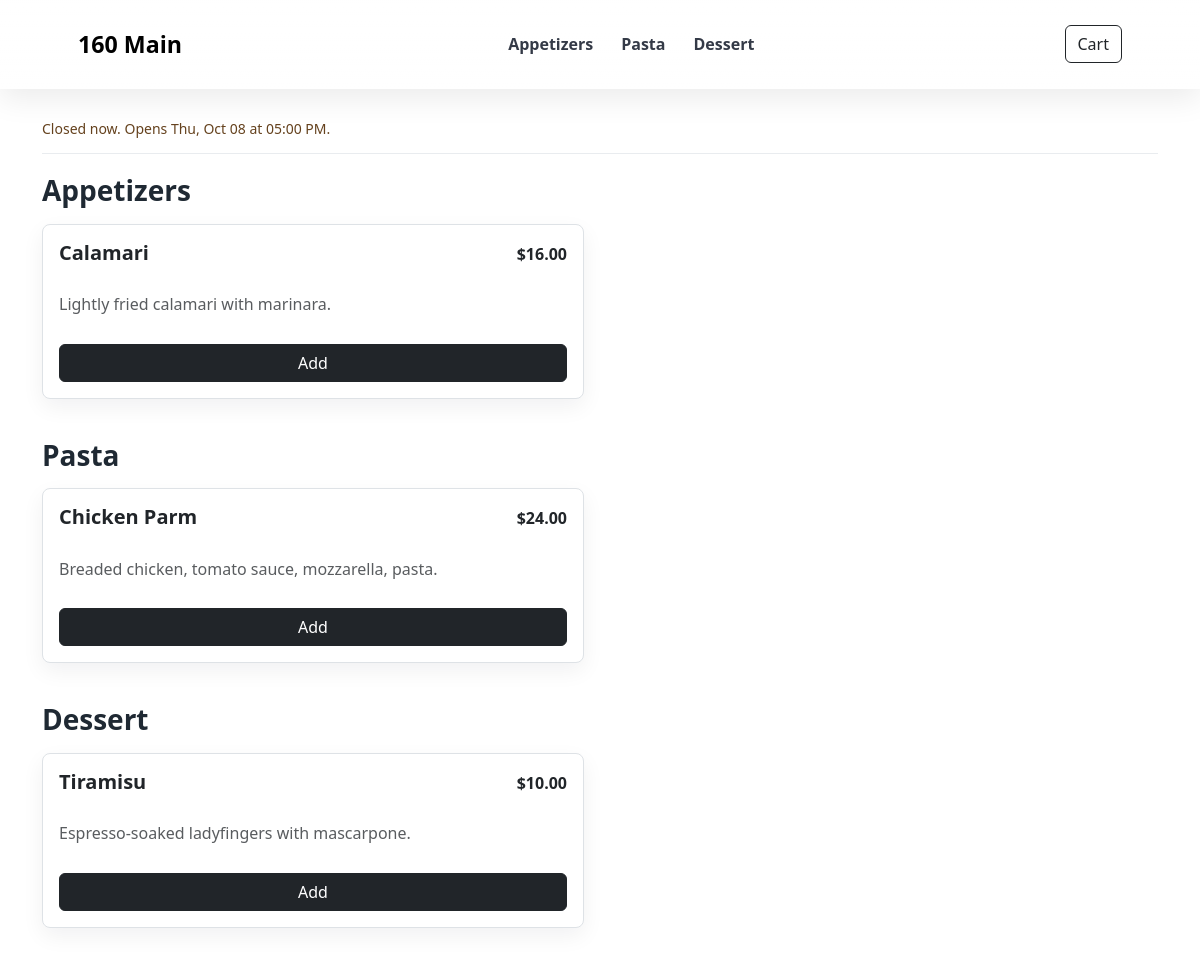
The app's page /one-sixty-main/, older data.
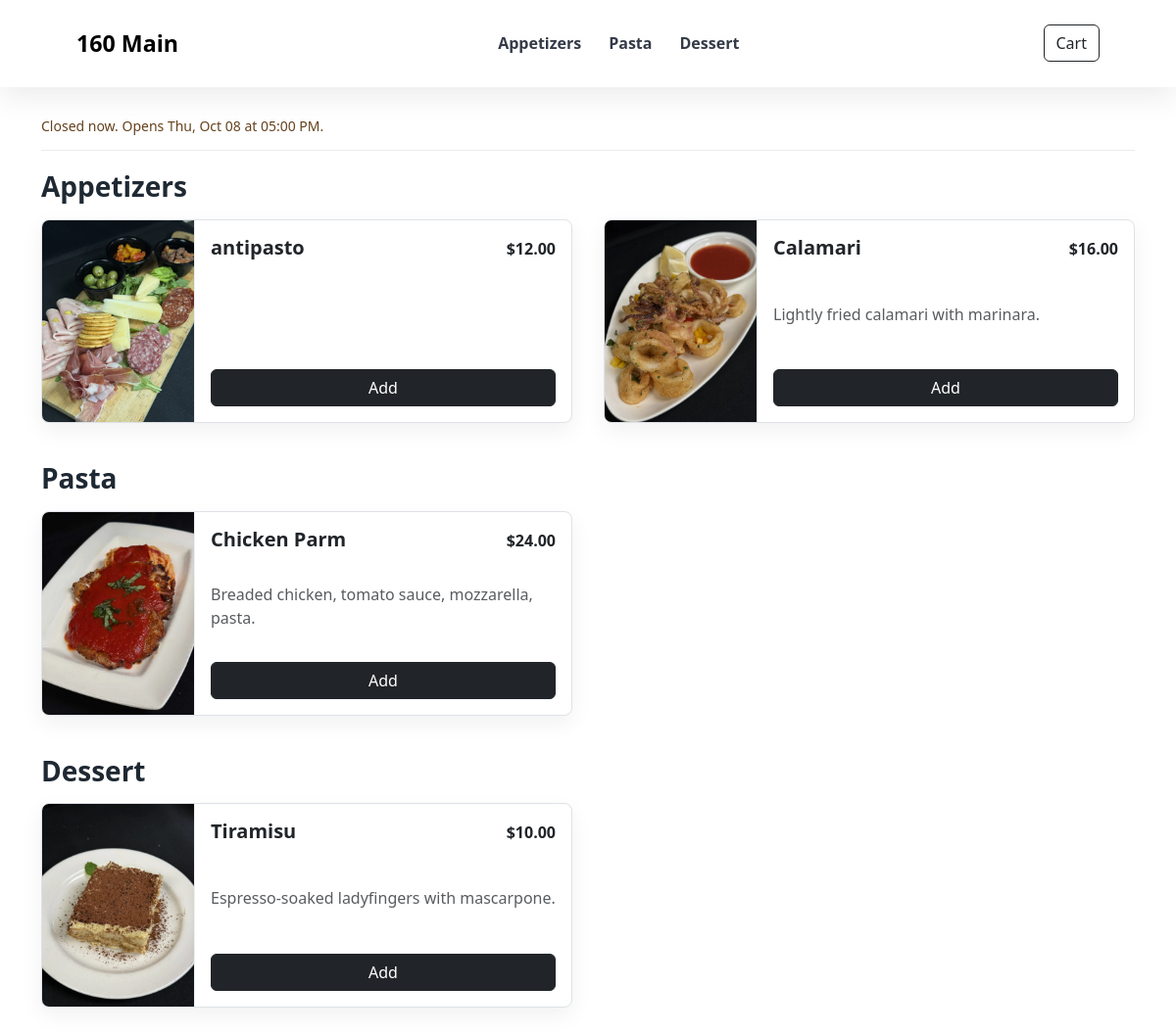
The same page, newer data.
### catalog/models.py (models this page shows, shortened)
class MenuCategory(models.Model):
    tenant = models.ForeignKey("tenants.Tenant", on_delete=models.CASCADE, related_name="menu_categories")
    name = models.CharField(max_length=80)
    slug = models.SlugField(max_length=80)
    sort_order = models.PositiveIntegerField(default=0)
    is_active = models.BooleanField(default=True)
    class Meta:
        unique_together = ("tenant", "slug")
        ordering = ["sort_order", "name"]

class MenuItem(models.Model):
    image = models.ImageField(upload_to=menu_upload_path, blank=True, max_length=500)
    tenant = models.ForeignKey("tenants.Tenant", on_delete=models.CASCADE, related_name="menu_items")
    category = models.ForeignKey(MenuCategory, on_delete=models.PROTECT, related_name="items")
    name = models.CharField(max_length=120)
    description = models.TextField(blank=True, default="")
    price = models.DecimalField(max_digits=10, decimal_places=2)
    image_url = models.URLField(max_length=500, blank=True, default="")
    dietary_tags = models.ManyToManyField(DietaryTag, blank=True, related_name="menu_items")
    is_active = models.BooleanField(default=True)
    sort_order = models.PositiveIntegerField(default=0)
    created_at = models.DateTimeField(auto_now_add=True)
    updated_at = models.DateTimeField(auto_now=True)
    class Meta:
        unique_together = ("tenant", "name")
        ordering = ["category__sort_order", "sort_order", "name"]
    @property
    def image_src(self):
        return self.image.url if self.image else self.image_url

### ordering/views.py (the view)
# urls.py: path("<slug:tenant_slug>/", views.menu, name="menu"),
def menu(request, tenant_slug):
    tenant = _tenant_or_404(request, tenant_slug)
    categories = (
        MenuCategory.objects.filter(tenant=tenant, is_active=True)
        .prefetch_related("items")
        .order_by("sort_order", "name")
    )
    cart = Cart(request)
    cart_context = _cart_context(cart)
    return render(
        request,
        "catalog/menu.html",
        {
            "tenant": tenant,
            "categories": categories,
            **cart_context,
            "availability": OrderingHours(tenant).payload(),
        },
    )

### ordering/cart.py (called while the page is built, shortened)
    def save(self):
        self.session[self.session_key] = self.lines
        self.session.modified = True

    def __len__(self):
        return sum(line["quantity"] for line in self.lines)

    @property
    def revision(self):
        return hashlib.sha256(json.dumps(self.lines, sort_keys=True).encode()).hexdigest()

    def review(self):
        items = {item.pk: item for item in MenuItem.objects.filter(
            tenant=self.tenant, pk__in=[line["menu_item_id"] for line in self.lines]).select_related("category")}
        changes, errors, rows = [], [], []
        self.save()
        return rows, changes, errors

    def total(self):
        return sum((Decimal(line["unit_price"]) * line["quantity"] for line in self.lines if not line.get("error")), Decimal("0.00")).quantize(Decimal("0.01"))

### ordering/views.py (called while the page is built)
def _tenant_or_404(request, tenant_slug):
    tenant = get_tenant_by_slug(tenant_slug)
    request.tenant = tenant
    return tenant

### tenants/hours.py (called while the page is built, shortened)
    @property
    def is_open(self):
        window = self.window(self.now.date())
        return bool(window and window[0] <= self.now < window[1])

    def slots(self):
        if not self.tenant.scheduled_pickup_enabled:
            return []

### templates/catalog/menu.html (shortened to what this page needs)
<!DOCTYPE html>
<html lang="en">
  <head>
    <link href="https://cdn.jsdelivr.net/npm/bootstrap@5.3.3/dist/css/bootstrap.min.css" rel="stylesheet">
    <link rel="stylesheet" href="/static/css/site.css">
  </head>
  <body>
    <nav class="navbar navbar-expand-lg glass-nav fixed-top">
      <div class="container px-4 px-lg-5 nav-main-row">
        <a class="navbar-brand d-flex align-items-center gap-3" href="{% url 'menu' tenant_slug=tenant.slug %}" aria-label="{{ tenant.name }}">
          {% if tenant.logo_src %}
            <img src="{{ tenant.logo_src }}" alt="{{ tenant.name }}" class="brand-logo">
          {% else %}
            <span>{{ tenant.name }}</span>
          {% endif %}
        </a>
        <div class="desktop-cats d-none d-lg-flex" aria-label="Menu categories">
          {% for category in categories %}
            <a class="nav-link" href="#{{ category.slug }}">{{ category.name }}</a>
          {% endfor %}
        </div>
        <div class="nav-actions d-flex align-items-center gap-2">
          <button class="btn btn-outline-dark cart-button" type="button" data-bs-toggle="offcanvas" data-bs-target="#cartOffcanvas" aria-controls="cartOffcanvas">
            Cart
          </button>
        </div>
      </div>
    </nav>
    <main class="container menu-shell">
      <div class="ordering-notice" role="status">{{ availability.message }}{% if not availability.asap_available and availability.can_order %} Scheduled pickup is available.{% endif %}</div>
      {% for category in categories %}
        <section id="{{ category.slug }}" class="menu-section">
          <h2>{{ category.name }}</h2>
          <div class="row g-4 menu-grid">
            {% for item in category.items.all %}
              {% if item.is_active %}
                <div class="col-md-6">
                  <article class="card menu-card h-100 {% if item.image_src %}has-image{% endif %}">
                    {% if item.image_src %}
                      <img src="{{ item.image_src }}" class="menu-card-image" alt="{{ item.name }}">
                    {% endif %}
                    <div class="card-body d-flex flex-column">
                      <div class="d-flex justify-content-between gap-3">
                        <h3 class="h5">{{ item.name }}</h3>
                        <strong>${{ item.price }}</strong>
                      </div>
                      <p class="text-muted menu-card-description">{{ item.description }}</p>
                      <button class="btn btn-dark" type="button" data-customize-url="{% url 'item_options' tenant.slug item.pk %}">Add</button>
                    </div>
                  </article>
                </div>
              {% endif %}
            {% empty %}
              <div class="col">
                <p class="text-muted">No items available.</p>
              </div>
            {% endfor %}
          </div>
        </section>
      {% empty %}
        <section class="empty-state">
          <h1>{{ tenant.name }}</h1>
          <p class="text-muted">This menu is not available yet.</p>
        </section>
      {% endfor %}
    </main>
  </body>
</html>

Row changes from the older to the newer data that the page shows:
added MenuItem: image_src (picture), name "antipasto", price "12.00", shown under MenuCategory "Appetizers"
changed MenuItem "Calamari": image_src: picture added
changed MenuItem "Chicken Parm": image_src: picture added
changed MenuItem "Tiramisu": image_src: picture added
